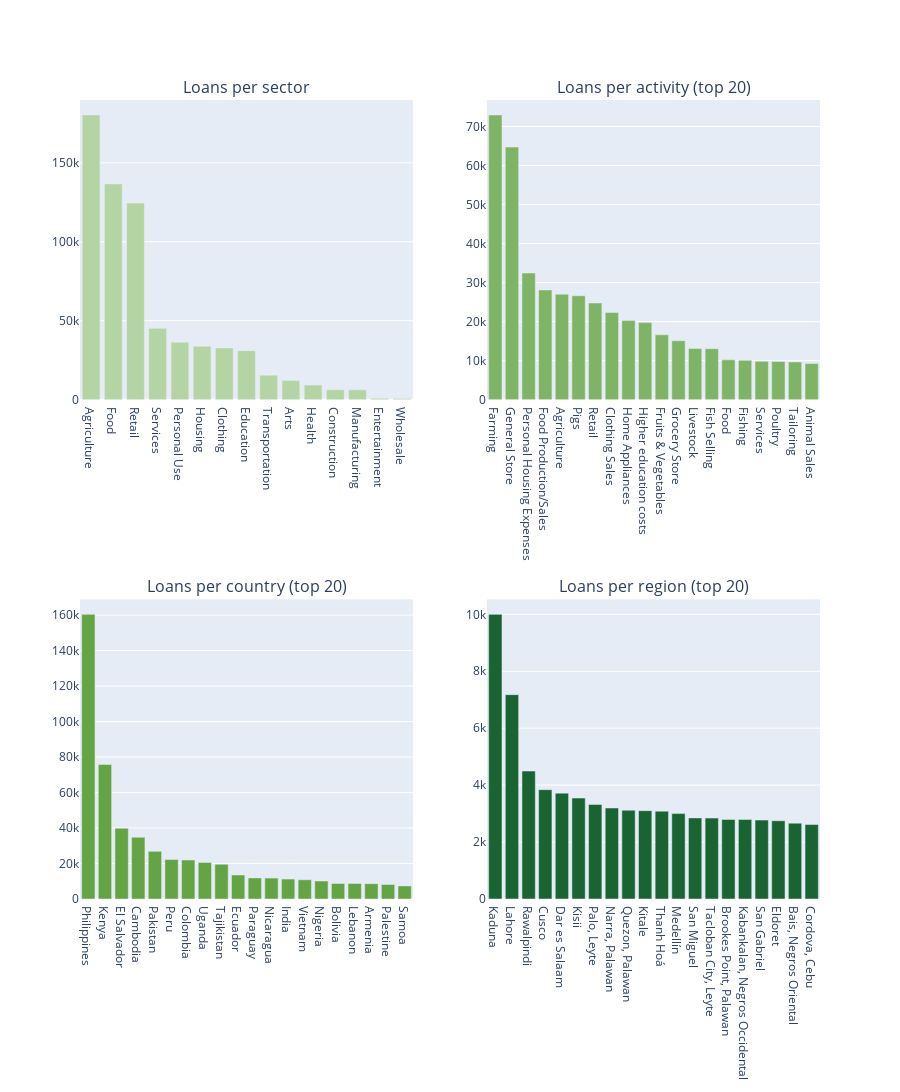

Here is the notebook cell this chart was saved with:
### Code cell
import plotly.graph_objects as go
from plotly.subplots import make_subplots

fig = make_subplots(rows=2, cols=2, start_cell="top-left",
                   subplot_titles=("Loans per sector", "Loans per activity (top 20)", 
                                   "Loans per country (top 20)", "Loans per region (top 20)"))

fig.add_trace(sectors, row=1, col=1)
fig.add_trace(activities, row=1, col=2)
fig.add_trace(countries, row=2, col=1)
fig.add_trace(regions, row=2, col=2)
layout = go.Layout(height=1100, width=900)
fig.update_layout(layout)
fig.update_layout(showlegend=False)
fig.show()

### Figure 1 — Plotly figure (JSON) as saved in the notebook; plotly's stock layout.template omitted (floating-point values rounded to 4 significant figures)
{"data": [{"marker": {"color": "#b4d4a4"}, "type": "bar", "x": ["Agriculture", "Food", "Retail", "Services", "Personal Use", "Housing", "Clothing", "Education", "Transportation", "Arts", "Health", "Construction", "Manufacturing", "Entertainment", "Wholesale"], "xaxis": "x", "y": [180302, 136657, 124494, 45140, 36385, 33731, 32742, 31013, 15518, 12060, 9223, 6268, 6208, 830, 634], "yaxis": "y"}, {"marker": {"color": "#7fb466"}, "type": "bar", "x": ["Farming", "General Store", "Personal Housing Expenses", "Food Production/Sales", "Agriculture", "Pigs", "Retail", "Clothing Sales", "Home Appliances", "Higher education costs", "Fruits & Vegetables", "Grocery Store", "Livestock", "Fish Selling", "Food", "Fishing", "Services", "Poultry", "Tailoring", "Animal Sales"], "xaxis": "x2", "y": [72955, 64729, 32448, 28106, 27023, 26624, 24771, 22339, 20267, 19742, 16610, 15102, 13095, 13060, 10197, 10066, 9807, 9783, 9657, 9237], "yaxis": "y2"}, {"marker": {"color": "#64a444"}, "type": "bar", "x": ["Philippines", "Kenya", "El Salvador", "Cambodia", "Pakistan", "Peru", "Colombia", "Uganda", "Tajikistan", "Ecuador", "Paraguay", "Nicaragua", "India", "Vietnam", "Nigeria", "Bolivia", "Lebanon", "Armenia", "Palestine", "Samoa"], "xaxis": "x3", "y": [160441, 75825, 39875, 34836, 26857, 22233, 21995, 20601, 19580, 13521, 11903, 11781, 11237, 10843, 10136, 8806, 8792, 8631, 8167, 7396], "yaxis": "y3"}, {"marker": {"color": "#1a6333"}, "type": "bar", "x": ["Kaduna", "Lahore", "Rawalpindi", "Cusco", "Dar es Salaam", "Kisii", "Palo, Leyte", "Narra, Palawan", "Quezon, Palawan", "Kitale", "Thanh Hoá", "Medellín", "San Miguel", "Tacloban City, Leyte", "Brookes Point, Palawan", "Kabankalan, Negros Occidental", "San Gabriel", "Eldoret", "Bais, Negros Oriental", "Cordova, Cebu"], "xaxis": "x4", "y": [10000, 7178, 4496, 3841, 3719, 3546, 3320, 3197, 3120, 3104, 3086, 3000, 2850, 2843, 2793, 2792, 2773, 2750, 2665, 2617], "yaxis": "y4"}], "layout": {"annotations": [{"font": {"size": 16}, "showarrow": false, "text": "Loans per sector", "x": 0.225, "xanchor": "center", "xref": "paper", "y": 1.0, "yanchor": "bottom", "yref": "paper"}, {"font": {"size": 16}, "showarrow": false, "text": "Loans per activity (top 20)", "x": 0.775, "xanchor": "center", "xref": "paper", "y": 1.0, "yanchor": "bottom", "yref": "paper"}, {"font": {"size": 16}, "showarrow": false, "text": "Loans per country (top 20)", "x": 0.225, "xanchor": "center", "xref": "paper", "y": 0.375, "yanchor": "bottom", "yref": "paper"}, {"font": {"size": 16}, "showarrow": false, "text": "Loans per region (top 20)", "x": 0.775, "xanchor": "center", "xref": "paper", "y": 0.375, "yanchor": "bottom", "yref": "paper"}], "height": 1100, "showlegend": false, "width": 900, "xaxis": {"anchor": "y", "domain": [0.0, 0.45]}, "xaxis2": {"anchor": "y2", "domain": [0.55, 1.0]}, "xaxis3": {"anchor": "y3", "domain": [0.0, 0.45]}, "xaxis4": {"anchor": "y4", "domain": [0.55, 1.0]}, "yaxis": {"anchor": "x", "domain": [0.625, 1.0]}, "yaxis2": {"anchor": "x2", "domain": [0.625, 1.0]}, "yaxis3": {"anchor": "x3", "domain": [0.0, 0.375]}, "yaxis4": {"anchor": "x4", "domain": [0.0, 0.375]}}}
